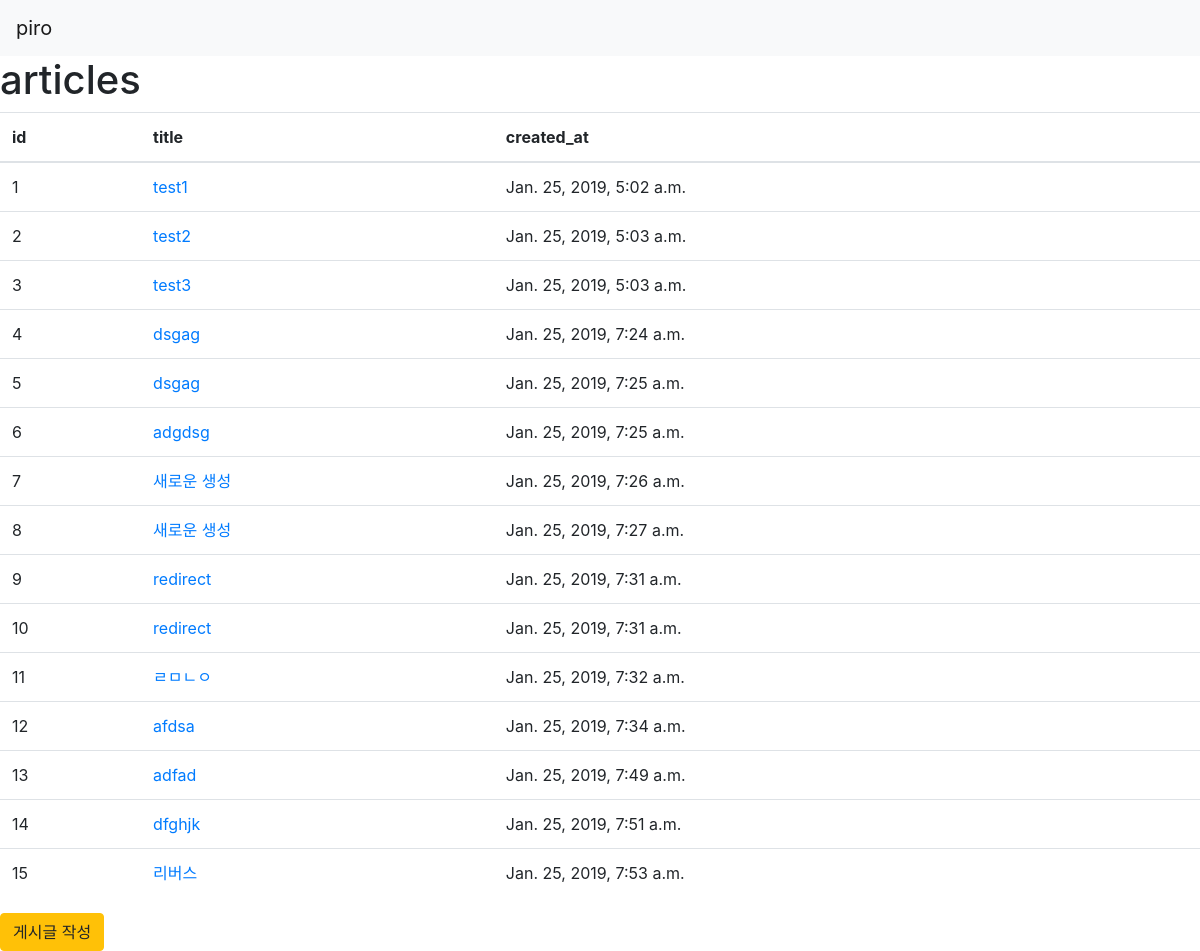
The app's page /article/ with its own data.
### article/models.py (models this page shows)
class Article(models.Model):
    title = models.CharField(max_length=20, verbose_name='제목')
    content = models.TextField(verbose_name='내용')
    created_at = models.DateTimeField(auto_now_add=True)
    updated_at = models.DateTimeField(auto_now=True)

### article/views.py (the view)
# urls.py: path('', list_article, name='list'),
def list_article(request):
    articles = Article.objects.all()
    data = {
        'articles': articles
    }
    return render(request, 'list.html', data)

### article/templates/list.html
{% extends 'base.html' %}
{% block content %}
    <h1>articles</h1>
    <table class="table">
        <thead>
        <tr>
            <th scope="col">id</th>
            <th scope="col">title</th>
            <th scope="col">created_at</th>
        </tr>
        </thead>
        <tbody>
        {% for article in articles %}
            <tr>
                <td>{{ article.id }}</td>
                <td><a href="{% url 'detail' article.id %}">{{ article.title }}</a></td>
                <td>{{ article.created_at }}</td>
            </tr>
        {% endfor %}
        </tbody>
    </table>
    <a href="{% url 'create' %}">
        <button class="btn btn-warning">게시글 작성</button>
    </a>
{% endblock %}

### templates/base.html (shortened to what this page needs)
<!DOCTYPE html>
<html lang="en">
<head>
    <link rel="stylesheet" href="https://stackpath.bootstrapcdn.com/bootstrap/4.2.1/css/bootstrap.min.css">
</head>
<body>
{% include 'header.html' %}
{% block content %}{% endblock %}
</body>
</html>

### templates/header.html (shortened to what this page needs)
<nav class="navbar navbar-expand-lg navbar-light bg-light">
  <a class="navbar-brand" href="#">piro</a>
</nav>

### records on screen
Article: id "1", title "test1", created_at "Jan. 25, 2019, 5:02 a.m."
Article: id "2", title "test2", created_at "Jan. 25, 2019, 5:03 a.m."
Article: id "3", title "test3", created_at "Jan. 25, 2019, 5:03 a.m."
Article: id "4", title "dsgag", created_at "Jan. 25, 2019, 7:24 a.m."
Article: id "5", title "dsgag", created_at "Jan. 25, 2019, 7:25 a.m."
Article: id "6", title "adgdsg", created_at "Jan. 25, 2019, 7:25 a.m."
Article: id "7", title "새로운 생성", created_at "Jan. 25, 2019, 7:26 a.m."
Article: id "8", title "새로운 생성", created_at "Jan. 25, 2019, 7:27 a.m."
Article: id "9", title "redirect", created_at "Jan. 25, 2019, 7:31 a.m."
Article: id "10", title "redirect", created_at "Jan. 25, 2019, 7:31 a.m."
Article: id "11", title "ㄹㅁㄴㅇ", created_at "Jan. 25, 2019, 7:32 a.m."
Article: id "12", title "afdsa", created_at "Jan. 25, 2019, 7:34 a.m."
Article: id "13", title "adfad", created_at "Jan. 25, 2019, 7:49 a.m."
Article: id "14", title "dfghjk", created_at "Jan. 25, 2019, 7:51 a.m."
Article: id "15", title "리버스", created_at "Jan. 25, 2019, 7:53 a.m."
